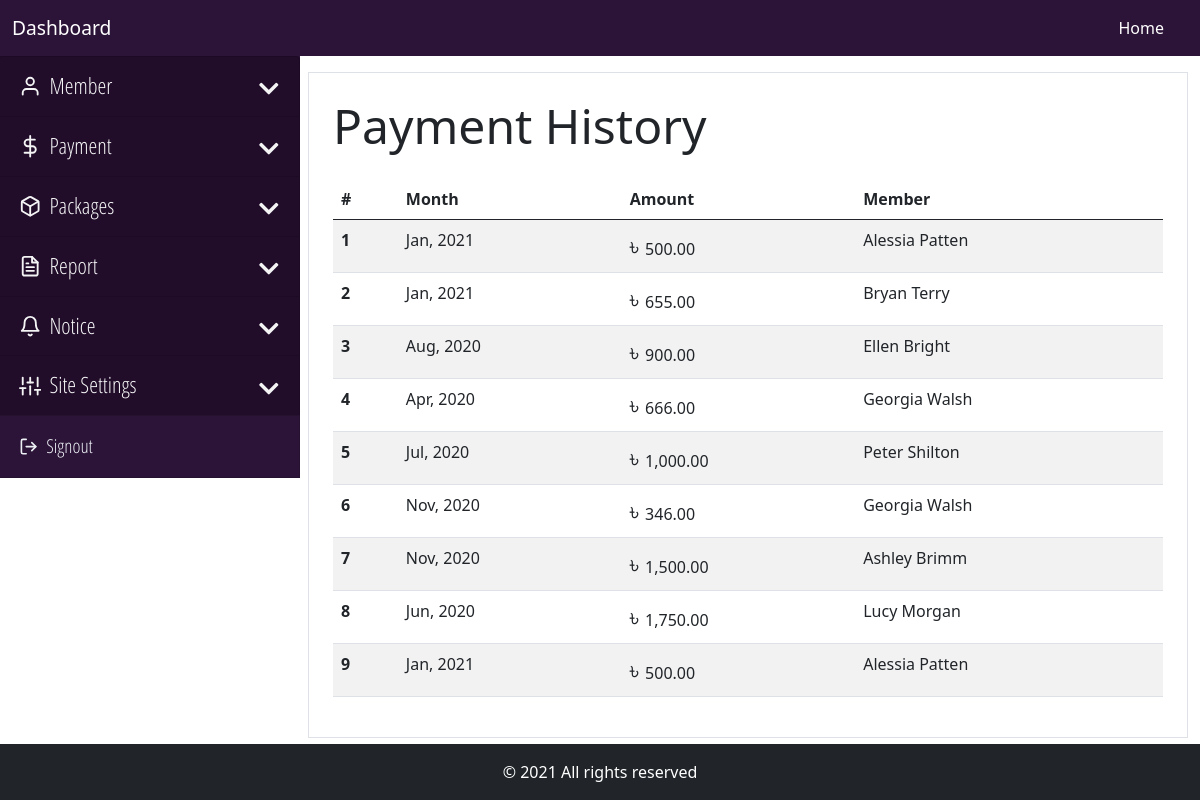
Page /backend/payment/view-payment.php (signed in) on the committed database.
### tables this page shows
CREATE TABLE `payment` (
  `payment_id` int(11) NOT NULL,
  `payment_amount` varchar(20) NOT NULL,
  `payment_month` varchar(25) NOT NULL,
  `payment_member` varchar(25) NOT NULL,
  `payment_date` timestamp NOT NULL DEFAULT CURRENT_TIMESTAMP
);

CREATE TABLE `member` (
  `member_id` int(11) NOT NULL,
  `member_name` varchar(60) NOT NULL,
  `member_gender` enum('male','female','others') DEFAULT NULL,
  `member_dob` varchar(25) DEFAULT NULL,
  `member_address` varchar(255) DEFAULT NULL,
  `member_mobile` varchar(11) DEFAULT NULL,
  `member_photo` varchar(255) DEFAULT NULL,
  `member_status` enum('0','1','2') NOT NULL DEFAULT '0' COMMENT '0 = pending, 1 = Active, 2 = banned',
  `member_user_id` int(11) NOT NULL,
  `member_package` varchar(20) DEFAULT NULL,
  `member_joined_at` timestamp NOT NULL DEFAULT CURRENT_TIMESTAMP
);

### core/main.php (called while the page is built, shortened)
<?php
    class Main
    {
        private $host = "localhost";
        private $user = "root";
        private $pass ="";
        private $database = "crm4gym";
        private function dbConnect()
        {
            try
            {
                $this->conn = new PDO('mysql:host='.$this->host.';dbname='.$this->database, $this->user, $this->pass);
            }
            catch(PDOException $Exception)
            {
                $this->errmsg = $Exception->getMessage();
            }
        }
    }
?>

### core/dashboard.php (called while the page is built, shortened)
<?php
    require_once "main.php";
    class Dashboard extends Main
    {
        public function viewPayment()
        {
            $this->sql = $this->conn->prepare("SELECT payment.*, member.member_name FROM payment INNER JOIN member ON payment.payment_member = member.member_id");
            try
            {
                $this->sql->execute();
                if($this->sql->rowCount() > 0)
                {
                    $data = $this->sql->fetchAll(PDO::FETCH_OBJ);
                    return $data;
                }
                else
                {
                    return false;
                }
            }
            catch(PDOException $Exception)
            {
                $this->errmsg = $Exception->getMessage();
                $_SESSION['error'] = "Unexpected Error Occured. Please try again Later.<br> Error: ".$this->errmsg;
                return false;
            }
        }
    }
?>

### backend/payment/view-payment.php (the view, shortened to what this page needs)
<?php
    require_once "../../core/dashboard.php";
    require_once "../inc/be-header.php";
    if(isset( $_SESSION['role']) &&  $_SESSION['role'] == 'admin' )
    {
      require_once "../inc/be-nav-admin.php";
    }
    else
    {
      require_once "../inc/be-nav-user.php";
    }
?>
<div class="container-fluid overflow-hidden mb-5">
    <div class="row gx-2 mt-3">
    <?php
        if(isset( $_SESSION['role']) &&  $_SESSION['role'] == 'admin' )
        {
          require_once "../inc/be-sidenav-admin.php";
        }
        else
        {
          require_once "../inc/be-sidenav-user.php";
        }
    ?>
        <div class="col-md-9">
            <div class="border p-4">
                <h2 class="display-5 mb-4">Payment History</h2>
                <table class="table table-striped">
                    <thead>
                        <tr>
                            <th scope="col">#</th>
                            <th scope="col">Month</th>
                            <th scope="col">Amount</th>
                            <th scope="col">Member</th>
                        </tr>
                    </thead>
                    <tbody>
                        <?php
                            $payment = new Dashboard;
                            $result = $payment->viewPayment();
                            if($result != false)
                            {
                                foreach($result as $data)
                                {
                                    $pay_month = date("M, Y", strtotime($data->payment_month));
                                    $amount = "<span class='bdt'>&#2547; </span>".number_format($data->payment_amount, 2);
                        ?>
                            <tr>
                                <th scope="row"><?=$data->payment_id?></th>
                                <td><?=$pay_month?></td>
                                <td><?=$amount?></td>
                                <td><?=$data->member_name?></td>
                            </tr>
                        <?php
                                }
                            }
                            else
                            {
                        ?>
                            <tr>
                                <td colspan="4">No Data Found</td>
                            </tr>
                        <?php
                            }
                        ?>
                    </tbody>
                </table>
            </div>
        </div>
    </div>
</div>
<?php
    require_once "../inc/be-footer.php";
?>

### _resources/stylesheets/style.css (style rules this page uses)
.bdt { font-size: 24px!important; }

### rows in the picture
payment: payment_id "1", payment_month "Jan, 2021", payment_amount "500.00", member.member_name "Alessia Patten"
payment: payment_id "2", payment_month "Jan, 2021", payment_amount "655.00", member.member_name "Bryan Terry"
payment: payment_id "3", payment_month "Aug, 2020", payment_amount "900.00", member.member_name "Ellen Bright"
payment: payment_id "4", payment_month "Apr, 2020", payment_amount "666.00", member.member_name "Georgia Walsh"
payment: payment_id "5", payment_month "Jul, 2020", payment_amount "1,000.00", member.member_name "Peter Shilton"
payment: payment_id "6", payment_month "Nov, 2020", payment_amount "346.00", member.member_name "Georgia Walsh"
payment: payment_id "7", payment_month "Nov, 2020", payment_amount "1,500.00", member.member_name "Ashley Brimm"
payment: payment_id "8", payment_month "Jun, 2020", payment_amount "1,750.00", member.member_name "Lucy Morgan"
payment: payment_id "9", payment_month "Jan, 2021", payment_amount "500.00", member.member_name "Alessia Patten"
